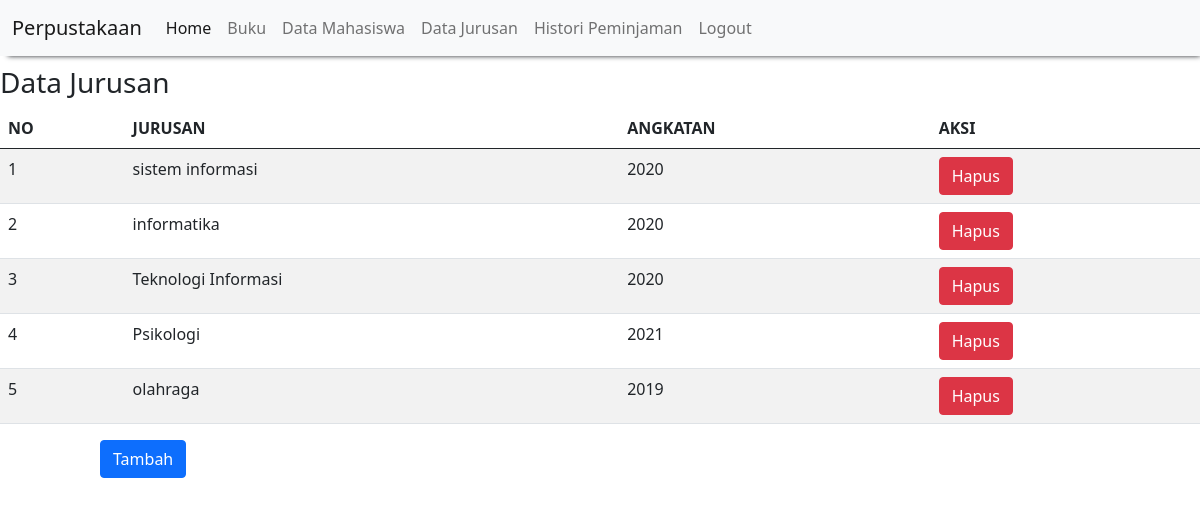
The app's page /tampil_jurusan.php (signed in) with its own data.
### tables this page shows
CREATE TABLE `jurusan` (
  `id_jurusan` int(11) NOT NULL,
  `nama_jurusan` varchar(20) NOT NULL,
  `angkatan` varchar(20) NOT NULL
);

### tampil_jurusan.php (the view, shortened to what this page needs)
<?php
	include "header.php";
?>
<!DOCTYPE html>
<html>
<head>
	<link href="https://cdn.jsdelivr.net/npm/bootstrap@5.0.1/dist/css/bootstrap.min.css" rel="stylesheet">
</head>
<body>
	<h3>Data Jurusan</h3>
	<table class="table table-hover table-striped">
		<thead>
			<tr>
				<th>NO</th>
				<th>JURUSAN</th>
				<th>ANGKATAN</th>
				<th>AKSI</th>
			</tr>
		</thead>
		<tbody>
			<?php
			include "koneksi.php";
			$qry_jurusan = mysqli_query($conn,"select * from jurusan");
			$no = 0;
			while ($data_jurusan = mysqli_fetch_array($qry_jurusan)) {
			$no++;?>
			<tr>
			<td><?=$no?></td><td><?=$data_jurusan['nama_jurusan']?></td> <td><?=$data_jurusan['angkatan']?></td>
			<td><a href="hapus_jurusan.php?id_jurusan=<?=$data_jurusan['id_jurusan']?>" onclick="return confirm('Apakah anda yakin menghapus data ini')" class="btn btn-danger">Hapus</a></td>
			</tr>
			<?php
			}
			?>
			</tbody>
	</table>
	<a href="tambah_jurusan.php" class="btn btn-primary" style="margin-left: 100px;">Tambah</a>
</body>
</html>
<?php
	include "footer.php";
?>

### records on screen
jurusan: nama_jurusan "sistem informasi", angkatan "2020"
jurusan: nama_jurusan "informatika", angkatan "2020"
jurusan: nama_jurusan "Teknologi Informasi", angkatan "2020"
jurusan: nama_jurusan "Psikologi", angkatan "2021"
jurusan: nama_jurusan "olahraga", angkatan "2019"
